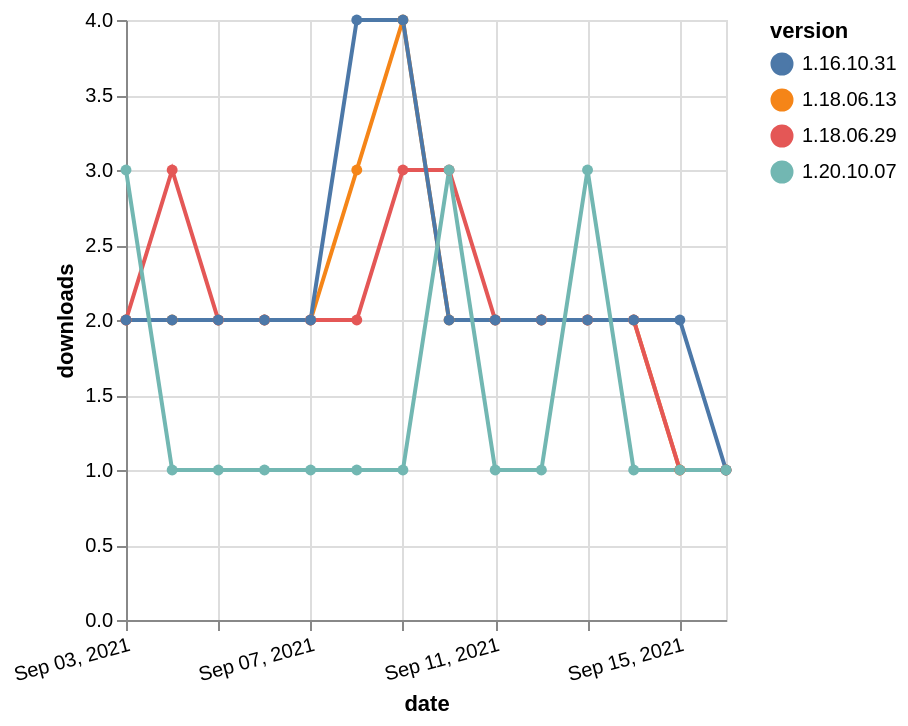

Describe this chart as a Vega-Lite specification.
### Vega-Lite specification from a JSON file in a GitHub repository (floating-point values rounded to 4 significant figures)
{"$schema": "https://vega.github.io/schema/vega-lite/v5.json", "description": "A simple bar chart with embedded data.", "data": {"values": [{"date": "2021-09-03", "total": 2753, "delta": 2, "version": "1.18.06.13"}, {"date": "2021-09-04", "total": 2755, "delta": 2, "version": "1.18.06.13"}, {"date": "2021-09-05", "total": 2757, "delta": 2, "version": "1.18.06.13"}, {"date": "2021-09-06", "total": 2759, "delta": 2, "version": "1.18.06.13"}, {"date": "2021-09-07", "total": 2761, "delta": 2, "version": "1.18.06.13"}, {"date": "2021-09-08", "total": 2764, "delta": 3, "version": "1.18.06.13"}, {"date": "2021-09-09", "total": 2768, "delta": 4, "version": "1.18.06.13"}, {"date": "2021-09-10", "total": 2770, "delta": 2, "version": "1.18.06.13"}, {"date": "2021-09-11", "total": 2772, "delta": 2, "version": "1.18.06.13"}, {"date": "2021-09-12", "total": 2774, "delta": 2, "version": "1.18.06.13"}, {"date": "2021-09-13", "total": 2776, "delta": 2, "version": "1.18.06.13"}, {"date": "2021-09-14", "total": 2778, "delta": 2, "version": "1.18.06.13"}, {"date": "2021-09-15", "total": 2779, "delta": 1, "version": "1.18.06.13"}, {"date": "2021-09-16", "total": 2780, "delta": 1, "version": "1.18.06.13"}, {"date": "2021-09-03", "total": 2549, "delta": 2, "version": "1.18.06.29"}, {"date": "2021-09-04", "total": 2552, "delta": 3, "version": "1.18.06.29"}, {"date": "2021-09-05", "total": 2554, "delta": 2, "version": "1.18.06.29"}, {"date": "2021-09-06", "total": 2556, "delta": 2, "version": "1.18.06.29"}, {"date": "2021-09-07", "total": 2558, "delta": 2, "version": "1.18.06.29"}, {"date": "2021-09-08", "total": 2560, "delta": 2, "version": "1.18.06.29"}, {"date": "2021-09-09", "total": 2563, "delta": 3, "version": "1.18.06.29"}, {"date": "2021-09-10", "total": 2566, "delta": 3, "version": "1.18.06.29"}, {"date": "2021-09-11", "total": 2568, "delta": 2, "version": "1.18.06.29"}, {"date": "2021-09-12", "total": 2570, "delta": 2, "version": "1.18.06.29"}, {"date": "2021-09-13", "total": 2572, "delta": 2, "version": "1.18.06.29"}, {"date": "2021-09-14", "total": 2574, "delta": 2, "version": "1.18.06.29"}, {"date": "2021-09-15", "total": 2575, "delta": 1, "version": "1.18.06.29"}, {"date": "2021-09-16", "total": 2576, "delta": 1, "version": "1.18.06.29"}, {"date": "2021-09-03", "total": 3221, "delta": 2, "version": "1.16.10.31"}, {"date": "2021-09-04", "total": 3223, "delta": 2, "version": "1.16.10.31"}, {"date": "2021-09-05", "total": 3225, "delta": 2, "version": "1.16.10.31"}, {"date": "2021-09-06", "total": 3227, "delta": 2, "version": "1.16.10.31"}, {"date": "2021-09-07", "total": 3229, "delta": 2, "version": "1.16.10.31"}, {"date": "2021-09-08", "total": 3233, "delta": 4, "version": "1.16.10.31"}, {"date": "2021-09-09", "total": 3237, "delta": 4, "version": "1.16.10.31"}, {"date": "2021-09-10", "total": 3239, "delta": 2, "version": "1.16.10.31"}, {"date": "2021-09-11", "total": 3241, "delta": 2, "version": "1.16.10.31"}, {"date": "2021-09-12", "total": 3243, "delta": 2, "version": "1.16.10.31"}, {"date": "2021-09-13", "total": 3245, "delta": 2, "version": "1.16.10.31"}, {"date": "2021-09-14", "total": 3247, "delta": 2, "version": "1.16.10.31"}, {"date": "2021-09-15", "total": 3249, "delta": 2, "version": "1.16.10.31"}, {"date": "2021-09-16", "total": 3250, "delta": 1, "version": "1.16.10.31"}, {"date": "2021-09-03", "total": 216, "delta": 3, "version": "1.20.10.07"}, {"date": "2021-09-04", "total": 217, "delta": 1, "version": "1.20.10.07"}, {"date": "2021-09-05", "total": 218, "delta": 1, "version": "1.20.10.07"}, {"date": "2021-09-06", "total": 219, "delta": 1, "version": "1.20.10.07"}, {"date": "2021-09-07", "total": 220, "delta": 1, "version": "1.20.10.07"}, {"date": "2021-09-08", "total": 221, "delta": 1, "version": "1.20.10.07"}, {"date": "2021-09-09", "total": 222, "delta": 1, "version": "1.20.10.07"}, {"date": "2021-09-10", "total": 225, "delta": 3, "version": "1.20.10.07"}, {"date": "2021-09-11", "total": 226, "delta": 1, "version": "1.20.10.07"}, {"date": "2021-09-12", "total": 227, "delta": 1, "version": "1.20.10.07"}, {"date": "2021-09-13", "total": 230, "delta": 3, "version": "1.20.10.07"}, {"date": "2021-09-14", "total": 231, "delta": 1, "version": "1.20.10.07"}, {"date": "2021-09-15", "total": 232, "delta": 1, "version": "1.20.10.07"}, {"date": "2021-09-16", "total": 233, "delta": 1, "version": "1.20.10.07"}]}, "width": "container", "mark": {"type": "line", "point": {"filled": true}}, "encoding": {"x": {"field": "date", "type": "temporal", "timeUnit": "yearmonthdate", "title": "date", "axis": {"labelAngle": -15}}, "y": {"field": "delta", "type": "quantitative", "title": "downloads"}, "color": {"field": "version", "type": "nominal"}, "tooltip": {"field": "delta"}}}
